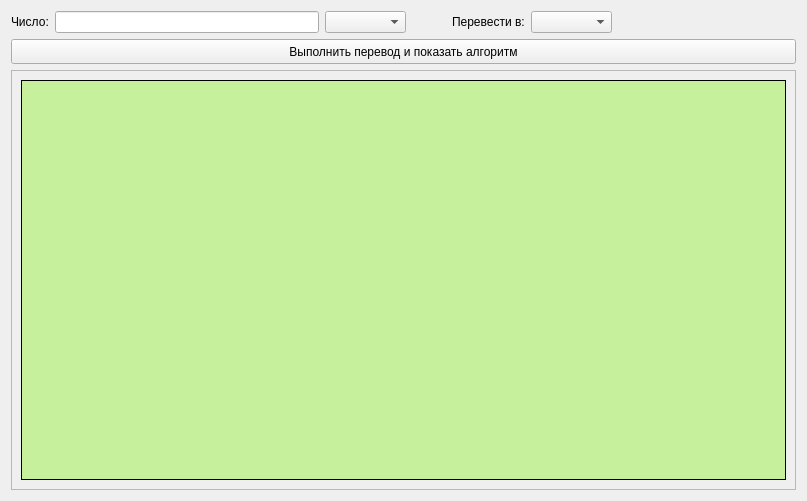
<?xml version="1.0" encoding="UTF-8"?>
<ui version="4.0">
 <class>ModeLearningWidget</class>
 <widget class="QWidget" name="ModeLearningWidget">
  <property name="geometry">
   <rect>
    <x>0</x>
    <y>0</y>
    <width>807</width>
    <height>501</height>
   </rect>
  </property>
  <property name="windowTitle">
   <string>Form</string>
  </property>
  <layout class="QGridLayout" name="gridLayout">
   <item row="0" column="0">
    <layout class="QHBoxLayout" name="horizontalLayout_2">
     <item>
      <widget class="QLabel" name="label">
       <property name="text">
        <string>Число:</string>
       </property>
      </widget>
     </item>
     <item>
      <widget class="QLineEdit" name="numberLineEdit">
       <property name="minimumSize">
        <size>
         <width>250</width>
         <height>0</height>
        </size>
       </property>
      </widget>
     </item>
     <item>
      <widget class="QComboBox" name="numberSystemFromCmbx">
       <property name="minimumSize">
        <size>
         <width>81</width>
         <height>0</height>
        </size>
       </property>
      </widget>
     </item>
     <item>
      <spacer name="horizontalSpacer_2">
       <property name="orientation">
        <enum>Qt::Horizontal</enum>
       </property>
       <property name="sizeType">
        <enum>QSizePolicy::Minimum</enum>
       </property>
       <property name="sizeHint" stdset="0">
        <size>
         <width>40</width>
         <height>20</height>
        </size>
       </property>
      </spacer>
     </item>
     <item>
      <widget class="QLabel" name="label_3">
       <property name="text">
        <string>Перевести в:</string>
       </property>
      </widget>
     </item>
     <item>
      <widget class="QComboBox" name="numberSystemToCmbx">
       <property name="minimumSize">
        <size>
         <width>81</width>
         <height>0</height>
        </size>
       </property>
      </widget>
     </item>
    </layout>
   </item>
   <item row="0" column="1">
    <spacer name="horizontalSpacer">
     <property name="orientation">
      <enum>Qt::Horizontal</enum>
     </property>
     <property name="sizeType">
      <enum>QSizePolicy::Minimum</enum>
     </property>
     <property name="sizeHint" stdset="0">
      <size>
       <width>178</width>
       <height>20</height>
      </size>
     </property>
    </spacer>
   </item>
   <item row="1" column="0" colspan="2">
    <widget class="QPushButton" name="translateBtn">
     <property name="minimumSize">
      <size>
       <width>0</width>
       <height>25</height>
      </size>
     </property>
     <property name="text">
      <string>Выполнить перевод и показать алгоритм</string>
     </property>
    </widget>
   </item>
   <item row="2" column="0" colspan="2">
    <widget class="QScrollArea" name="scrollArea">
     <property name="widgetResizable">
      <bool>true</bool>
     </property>
     <widget class="QWidget" name="scrollAreaWidgetContents">
      <property name="geometry">
       <rect>
        <x>0</x>
        <y>0</y>
        <width>787</width>
        <height>421</height>
       </rect>
      </property>
      <layout class="QHBoxLayout" name="horizontalLayout">
       <item>
        <widget class="QLabel" name="algorithmLbl">
         <property name="styleSheet">
          <string notr="true">border-width: 1px;
border-color: &quot;balck&quot;;
border-style: outset;
background-color:#c6f09c;</string>
         </property>
         <property name="text">
          <string/>
         </property>
         <property name="alignment">
          <set>Qt::AlignLeading|Qt::AlignLeft|Qt::AlignTop</set>
         </property>
        </widget>
       </item>
      </layout>
     </widget>
    </widget>
   </item>
  </layout>
 </widget>
 <resources/>
 <connections/>
</ui>
